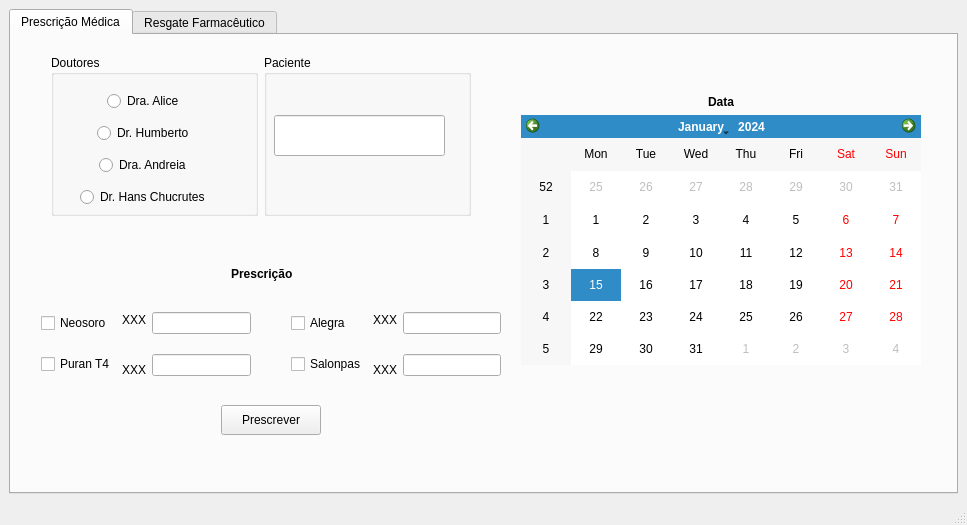
<?xml version="1.0" encoding="UTF-8"?>
<ui version="4.0">
 <class>MainWindow</class>
 <widget class="QMainWindow" name="MainWindow">
  <property name="windowModality">
   <enum>Qt::NonModal</enum>
  </property>
  <property name="geometry">
   <rect>
    <x>0</x>
    <y>0</y>
    <width>967</width>
    <height>525</height>
   </rect>
  </property>
  <property name="windowTitle">
   <string>H3V Solucoes</string>
  </property>
  <property name="windowIcon">
   <iconset>
    <normaloff>C:/Users/vmarq/Desktop/Capture.PNG</normaloff>C:/Users/vmarq/Desktop/Capture.PNG</iconset>
  </property>
  <widget class="QWidget" name="centralwidget">
   <layout class="QHBoxLayout" name="horizontalLayout">
    <item>
     <widget class="QTabWidget" name="tabWidget">
      <property name="currentIndex">
       <number>0</number>
      </property>
      <widget class="QWidget" name="tab">
       <attribute name="title">
        <string>Prescrição Médica</string>
       </attribute>
       <widget class="QWidget" name="layoutWidget">
        <property name="geometry">
         <rect>
          <x>40</x>
          <y>20</y>
          <width>420</width>
          <height>161</height>
         </rect>
        </property>
        <layout class="QHBoxLayout" name="horizontalLayout_8">
         <item>
          <widget class="QGroupBox" name="groupBox">
           <property name="title">
            <string>Doutores</string>
           </property>
           <widget class="QWidget" name="layoutWidget">
            <property name="geometry">
             <rect>
              <x>10</x>
              <y>30</y>
              <width>169</width>
              <height>128</height>
             </rect>
            </property>
            <layout class="QVBoxLayout" name="verticalLayout">
             <item alignment="Qt::AlignHCenter">
              <widget class="QRadioButton" name="radioButton">
               <property name="text">
                <string>Dra. Alice</string>
               </property>
              </widget>
             </item>
             <item alignment="Qt::AlignHCenter">
              <widget class="QRadioButton" name="radioButton_2">
               <property name="text">
                <string>Dr. Humberto</string>
               </property>
              </widget>
             </item>
             <item alignment="Qt::AlignHCenter">
              <widget class="QRadioButton" name="radioButton_3">
               <property name="text">
                <string>Dra. Andreia</string>
               </property>
              </widget>
             </item>
             <item alignment="Qt::AlignHCenter">
              <widget class="QRadioButton" name="radioButton_4">
               <property name="text">
                <string>Dr. Hans Chucrutes</string>
               </property>
              </widget>
             </item>
            </layout>
           </widget>
          </widget>
         </item>
         <item>
          <widget class="QGroupBox" name="groupBox_3">
           <property name="title">
            <string>Paciente</string>
           </property>
           <widget class="QLineEdit" name="lineEdit">
            <property name="geometry">
             <rect>
              <x>10</x>
              <y>60</y>
              <width>171</width>
              <height>41</height>
             </rect>
            </property>
            <property name="alignment">
             <set>Qt::AlignCenter</set>
            </property>
           </widget>
          </widget>
         </item>
        </layout>
       </widget>
       <widget class="QLabel" name="label_6">
        <property name="geometry">
         <rect>
          <x>220</x>
          <y>230</y>
          <width>81</width>
          <height>18</height>
         </rect>
        </property>
        <property name="font">
         <font>
          <pointsize>9</pointsize>
          <weight>75</weight>
          <bold>true</bold>
         </font>
        </property>
        <property name="text">
         <string>Prescrição</string>
        </property>
       </widget>
       <widget class="QPushButton" name="pushButton_3">
        <property name="geometry">
         <rect>
          <x>210</x>
          <y>370</y>
          <width>100</width>
          <height>30</height>
         </rect>
        </property>
        <property name="text">
         <string>Prescrever</string>
        </property>
       </widget>
       <widget class="QWidget" name="layoutWidget">
        <property name="geometry">
         <rect>
          <x>30</x>
          <y>263</y>
          <width>210</width>
          <height>93</height>
         </rect>
        </property>
        <layout class="QHBoxLayout" name="horizontalLayout_4">
         <item>
          <layout class="QVBoxLayout" name="verticalLayout_4">
           <item>
            <widget class="QCheckBox" name="checkBox_9">
             <property name="text">
              <string>Neosoro</string>
             </property>
            </widget>
           </item>
           <item>
            <widget class="QCheckBox" name="checkBox_16">
             <property name="text">
              <string>Puran T4</string>
             </property>
            </widget>
           </item>
          </layout>
         </item>
         <item>
          <layout class="QVBoxLayout" name="verticalLayout_6">
           <item>
            <widget class="QLabel" name="label_2">
             <property name="text">
              <string>XXX</string>
             </property>
            </widget>
           </item>
           <item>
            <widget class="QLabel" name="label_3">
             <property name="text">
              <string>XXX</string>
             </property>
            </widget>
           </item>
          </layout>
         </item>
         <item>
          <layout class="QVBoxLayout" name="verticalLayout_2">
           <item>
            <widget class="QLineEdit" name="lineEdit_2">
             <property name="alignment">
              <set>Qt::AlignCenter</set>
             </property>
            </widget>
           </item>
           <item>
            <widget class="QLineEdit" name="lineEdit_4">
             <property name="alignment">
              <set>Qt::AlignCenter</set>
             </property>
            </widget>
           </item>
          </layout>
         </item>
        </layout>
       </widget>
       <widget class="QWidget" name="layoutWidget">
        <property name="geometry">
         <rect>
          <x>280</x>
          <y>263</y>
          <width>210</width>
          <height>93</height>
         </rect>
        </property>
        <layout class="QHBoxLayout" name="horizontalLayout_3">
         <item>
          <layout class="QVBoxLayout" name="verticalLayout_5">
           <item alignment="Qt::AlignLeft">
            <widget class="QCheckBox" name="checkBox_12">
             <property name="text">
              <string>Alegra</string>
             </property>
            </widget>
           </item>
           <item>
            <widget class="QCheckBox" name="checkBox_13">
             <property name="text">
              <string>Salonpas</string>
             </property>
            </widget>
           </item>
          </layout>
         </item>
         <item>
          <layout class="QVBoxLayout" name="verticalLayout_7">
           <item>
            <widget class="QLabel" name="label_12">
             <property name="text">
              <string>XXX</string>
             </property>
            </widget>
           </item>
           <item>
            <widget class="QLabel" name="label_14">
             <property name="text">
              <string>XXX</string>
             </property>
            </widget>
           </item>
          </layout>
         </item>
         <item>
          <layout class="QVBoxLayout" name="verticalLayout_3">
           <item>
            <widget class="QLineEdit" name="lineEdit_3">
             <property name="alignment">
              <set>Qt::AlignCenter</set>
             </property>
            </widget>
           </item>
           <item>
            <widget class="QLineEdit" name="lineEdit_5">
             <property name="alignment">
              <set>Qt::AlignCenter</set>
             </property>
            </widget>
           </item>
          </layout>
         </item>
        </layout>
       </widget>
       <widget class="QWidget" name="layoutWidget">
        <property name="geometry">
         <rect>
          <x>510</x>
          <y>60</y>
          <width>400</width>
          <height>270</height>
         </rect>
        </property>
        <layout class="QVBoxLayout" name="verticalLayout_14">
         <item>
          <widget class="QLabel" name="label_4">
           <property name="font">
            <font>
             <pointsize>9</pointsize>
             <weight>75</weight>
             <bold>true</bold>
            </font>
           </property>
           <property name="text">
            <string>Data</string>
           </property>
           <property name="alignment">
            <set>Qt::AlignCenter</set>
           </property>
          </widget>
         </item>
         <item>
          <widget class="QCalendarWidget" name="calendarWidget"/>
         </item>
        </layout>
       </widget>
      </widget>
      <widget class="QWidget" name="tab_2">
       <attribute name="title">
        <string>Resgate Farmacêutico</string>
       </attribute>
       <widget class="QWidget" name="layoutWidget">
        <property name="geometry">
         <rect>
          <x>120</x>
          <y>20</y>
          <width>680</width>
          <height>231</height>
         </rect>
        </property>
        <layout class="QVBoxLayout" name="verticalLayout_8">
         <item>
          <widget class="QLabel" name="label_7">
           <property name="font">
            <font>
             <pointsize>9</pointsize>
             <weight>75</weight>
             <bold>true</bold>
            </font>
           </property>
           <property name="text">
            <string>Fila dos pedidos</string>
           </property>
           <property name="alignment">
            <set>Qt::AlignCenter</set>
           </property>
          </widget>
         </item>
         <item>
          <widget class="QTableWidget" name="tableWidget">
           <property name="sizeAdjustPolicy">
            <enum>QAbstractScrollArea::AdjustToContents</enum>
           </property>
           <property name="rowCount">
            <number>10</number>
           </property>
           <property name="columnCount">
            <number>9</number>
           </property>
           <attribute name="horizontalHeaderStretchLastSection">
            <bool>false</bool>
           </attribute>
           <attribute name="verticalHeaderStretchLastSection">
            <bool>true</bool>
           </attribute>
           <row/>
           <row/>
           <row/>
           <row/>
           <row/>
           <row/>
           <row/>
           <row/>
           <row/>
           <row/>
           <column/>
           <column/>
           <column/>
           <column/>
           <column/>
           <column/>
           <column/>
           <column/>
           <column/>
           <item row="0" column="0">
            <property name="text">
             <string/>
            </property>
            <property name="textAlignment">
             <set>AlignCenter</set>
            </property>
           </item>
           <item row="0" column="1">
            <property name="text">
             <string/>
            </property>
           </item>
           <item row="0" column="2">
            <property name="text">
             <string/>
            </property>
           </item>
           <item row="0" column="3">
            <property name="text">
             <string/>
            </property>
           </item>
           <item row="0" column="4">
            <property name="text">
             <string/>
            </property>
           </item>
           <item row="0" column="5">
            <property name="text">
             <string/>
            </property>
           </item>
           <item row="0" column="6">
            <property name="text">
             <string/>
            </property>
           </item>
           <item row="0" column="7">
            <property name="text">
             <string/>
            </property>
           </item>
           <item row="0" column="8">
            <property name="text">
             <string/>
            </property>
           </item>
          </widget>
         </item>
        </layout>
       </widget>
       <widget class="QLabel" name="label_18">
        <property name="geometry">
         <rect>
          <x>720</x>
          <y>300</y>
          <width>141</width>
          <height>20</height>
         </rect>
        </property>
        <property name="font">
         <font>
          <pointsize>7</pointsize>
          <weight>50</weight>
          <italic>false</italic>
          <bold>false</bold>
          <underline>false</underline>
         </font>
        </property>
        <property name="frameShape">
         <enum>QFrame::StyledPanel</enum>
        </property>
        <property name="text">
         <string>Nº Pedido</string>
        </property>
        <property name="alignment">
         <set>Qt::AlignCenter</set>
        </property>
       </widget>
       <widget class="QLabel" name="label_8">
        <property name="geometry">
         <rect>
          <x>640</x>
          <y>300</y>
          <width>44</width>
          <height>18</height>
         </rect>
        </property>
        <property name="font">
         <font>
          <pointsize>9</pointsize>
          <weight>75</weight>
          <bold>true</bold>
         </font>
        </property>
        <property name="text">
         <string>Ações</string>
        </property>
        <property name="alignment">
         <set>Qt::AlignCenter</set>
        </property>
       </widget>
       <widget class="QWidget" name="layoutWidget">
        <property name="geometry">
         <rect>
          <x>610</x>
          <y>330</y>
          <width>251</width>
          <height>74</height>
         </rect>
        </property>
        <layout class="QHBoxLayout" name="horizontalLayout_6">
         <item>
          <layout class="QVBoxLayout" name="verticalLayout_9">
           <item>
            <widget class="QPushButton" name="pushButton">
             <property name="text">
              <string>Resgatar pedido</string>
             </property>
            </widget>
           </item>
           <item>
            <widget class="QPushButton" name="pushButton_2">
             <property name="text">
              <string>Deletar pedido</string>
             </property>
            </widget>
           </item>
          </layout>
         </item>
         <item>
          <layout class="QVBoxLayout" name="verticalLayout_10">
           <item>
            <widget class="QLineEdit" name="lineEdit_6">
             <property name="alignment">
              <set>Qt::AlignCenter</set>
             </property>
            </widget>
           </item>
           <item>
            <widget class="QLineEdit" name="lineEdit_7">
             <property name="alignment">
              <set>Qt::AlignCenter</set>
             </property>
            </widget>
           </item>
          </layout>
         </item>
        </layout>
       </widget>
       <widget class="QPushButton" name="pushButton_5">
        <property name="geometry">
         <rect>
          <x>420</x>
          <y>260</y>
          <width>80</width>
          <height>30</height>
         </rect>
        </property>
        <property name="text">
         <string>Atualizar fila</string>
        </property>
       </widget>
       <widget class="QWidget" name="layoutWidget">
        <property name="geometry">
         <rect>
          <x>50</x>
          <y>310</y>
          <width>501</width>
          <height>101</height>
         </rect>
        </property>
        <layout class="QHBoxLayout" name="horizontalLayout_25">
         <item>
          <layout class="QVBoxLayout" name="verticalLayout_17">
           <item>
            <widget class="QLabel" name="label_10">
             <property name="font">
              <font>
               <pointsize>9</pointsize>
               <weight>75</weight>
               <bold>true</bold>
              </font>
             </property>
             <property name="text">
              <string>Estoque atual</string>
             </property>
             <property name="alignment">
              <set>Qt::AlignCenter</set>
             </property>
            </widget>
           </item>
           <item>
            <layout class="QHBoxLayout" name="horizontalLayout_18">
             <item>
              <layout class="QVBoxLayout" name="verticalLayout_16">
               <item>
                <layout class="QHBoxLayout" name="horizontalLayout_10">
                 <item>
                  <widget class="QLabel" name="label">
                   <property name="text">
                    <string>Neosoro</string>
                   </property>
                  </widget>
                 </item>
                 <item>
                  <widget class="QLabel" name="label_17">
                   <property name="text">
                    <string>N</string>
                   </property>
                  </widget>
                 </item>
                </layout>
               </item>
               <item>
                <layout class="QHBoxLayout" name="horizontalLayout_13">
                 <item>
                  <widget class="QLabel" name="label_5">
                   <property name="text">
                    <string>Puran T4</string>
                   </property>
                  </widget>
                 </item>
                 <item>
                  <widget class="QLabel" name="label_15">
                   <property name="text">
                    <string>N</string>
                   </property>
                  </widget>
                 </item>
                </layout>
               </item>
              </layout>
             </item>
             <item>
              <layout class="QVBoxLayout" name="verticalLayout_15">
               <item>
                <layout class="QHBoxLayout" name="horizontalLayout_15">
                 <item>
                  <widget class="QLabel" name="label_11">
                   <property name="text">
                    <string>Alegra</string>
                   </property>
                  </widget>
                 </item>
                 <item>
                  <widget class="QLabel" name="label_20">
                   <property name="text">
                    <string>N</string>
                   </property>
                  </widget>
                 </item>
                </layout>
               </item>
               <item>
                <layout class="QHBoxLayout" name="horizontalLayout_17">
                 <item>
                  <widget class="QLabel" name="label_13">
                   <property name="text">
                    <string>Salonpas</string>
                   </property>
                  </widget>
                 </item>
                 <item>
                  <widget class="QLabel" name="label_21">
                   <property name="text">
                    <string>N</string>
                   </property>
                  </widget>
                 </item>
                </layout>
               </item>
              </layout>
             </item>
            </layout>
           </item>
          </layout>
         </item>
         <item>
          <layout class="QVBoxLayout" name="verticalLayout_13">
           <item>
            <widget class="QLabel" name="label_9">
             <property name="font">
              <font>
               <pointsize>9</pointsize>
               <weight>75</weight>
               <bold>true</bold>
              </font>
             </property>
             <property name="text">
              <string>Repor estoques</string>
             </property>
             <property name="alignment">
              <set>Qt::AlignCenter</set>
             </property>
            </widget>
           </item>
           <item>
            <layout class="QHBoxLayout" name="horizontalLayout_9">
             <item>
              <layout class="QVBoxLayout" name="verticalLayout_12">
               <item>
                <widget class="QPushButton" name="pushButton_4">
                 <property name="text">
                  <string>Neosoro</string>
                 </property>
                </widget>
               </item>
               <item>
                <widget class="QPushButton" name="pushButton_7">
                 <property name="text">
                  <string>Puran T4</string>
                 </property>
                </widget>
               </item>
              </layout>
             </item>
             <item>
              <layout class="QVBoxLayout" name="verticalLayout_11">
               <item>
                <widget class="QPushButton" name="pushButton_8">
                 <property name="text">
                  <string>Alegra</string>
                 </property>
                </widget>
               </item>
               <item>
                <widget class="QPushButton" name="pushButton_11">
                 <property name="text">
                  <string>Salonpas</string>
                 </property>
                </widget>
               </item>
              </layout>
             </item>
            </layout>
           </item>
          </layout>
         </item>
        </layout>
       </widget>
      </widget>
     </widget>
    </item>
   </layout>
   <widget class="QWidget" name="layoutWidget">
    <property name="geometry">
     <rect>
      <x>0</x>
      <y>0</y>
      <width>2</width>
      <height>2</height>
     </rect>
    </property>
    <layout class="QHBoxLayout" name="horizontalLayout_2"/>
   </widget>
  </widget>
  <widget class="QStatusBar" name="statusbar"/>
 </widget>
 <resources/>
 <connections/>
</ui>
